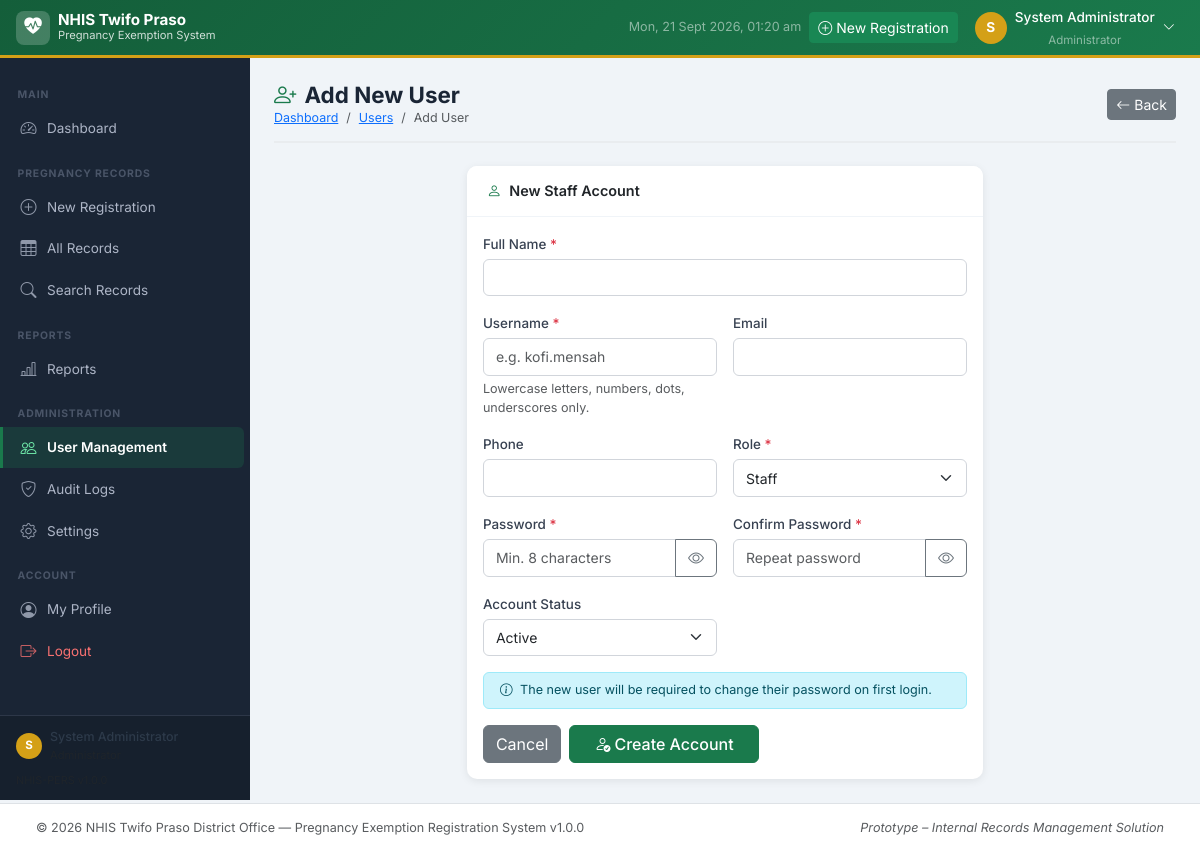
The page /admin/add_user.php (signed in) on the database its author committed.
### tables this page shows
CREATE TABLE IF NOT EXISTS `users` (
  `id` INT(11) NOT NULL AUTO_INCREMENT,
  `full_name` VARCHAR(150) NOT NULL,
  `username` VARCHAR(80) NOT NULL,
  `email` VARCHAR(150) DEFAULT NULL,
  `password` VARCHAR(255) NOT NULL,
  `role_id` INT(11) NOT NULL DEFAULT 2,
  `phone` VARCHAR(20) DEFAULT NULL,
  `status` ENUM('active','inactive') NOT NULL DEFAULT 'active',
  `must_change_password` TINYINT(1) NOT NULL DEFAULT 0,
  `last_login` DATETIME DEFAULT NULL,
  `created_at` TIMESTAMP NOT NULL DEFAULT CURRENT_TIMESTAMP,
  `updated_at` TIMESTAMP NOT NULL DEFAULT CURRENT_TIMESTAMP ON UPDATE CURRENT_TIMESTAMP,
  PRIMARY KEY (`id`),
  UNIQUE KEY `uq_username` (`username`),
  KEY `fk_users_role` (`role_id`),
  CONSTRAINT `fk_users_role` FOREIGN KEY (`role_id`) REFERENCES `roles` (`id`) ON UPDATE CASCADE
);

CREATE TABLE IF NOT EXISTS `roles` (
  `id` INT(11) NOT NULL AUTO_INCREMENT,
  `role_name` VARCHAR(50) NOT NULL,
  `description` VARCHAR(255) DEFAULT NULL,
  `created_at` TIMESTAMP NOT NULL DEFAULT CURRENT_TIMESTAMP,
  PRIMARY KEY (`id`),
  UNIQUE KEY `uq_role_name` (`role_name`)
);

CREATE TABLE IF NOT EXISTS `system_settings` (
  `id` INT(11) NOT NULL AUTO_INCREMENT,
  `setting_key` VARCHAR(100) NOT NULL,
  `setting_value` TEXT DEFAULT NULL,
  `description` VARCHAR(255) DEFAULT NULL,
  `updated_by` INT(11) DEFAULT NULL,
  `updated_at` TIMESTAMP NOT NULL DEFAULT CURRENT_TIMESTAMP ON UPDATE CURRENT_TIMESTAMP,
  PRIMARY KEY (`id`),
  UNIQUE KEY `uq_setting_key` (`setting_key`)
);

### includes/auth.php (called while the page is built, shortened)
<?php
require_once __DIR__ . '/functions.php';
function getCurrentUser(): ?array {
    $pdo  = getDBConnection();
    $stmt = $pdo->prepare(
        "SELECT u.*, r.role_name FROM users u
         JOIN roles r ON u.role_id = r.id
         WHERE u.id = :id LIMIT 1"
    );
    $stmt->execute([':id' => $_SESSION['user_id']]);
    return $stmt->fetch() ?: null;
}

### includes/functions.php (called while the page is built, shortened)
<?php
function getSetting(string $key, string $default = ''): string {
    $pdo  = getDBConnection();
    $stmt = $pdo->prepare("SELECT setting_value FROM system_settings WHERE setting_key = :key LIMIT 1");
    $stmt->execute([':key' => $key]);
    $val  = $stmt->fetchColumn();
    return ($val !== false) ? $val : $default;
}

### admin/add_user.php (the view, shortened to what this page needs)
<?php
require_once __DIR__ . '/../includes/auth.php';
$pdo       = getDBConnection();
$formData  = [];
$roles = $pdo->query("SELECT * FROM roles ORDER BY id")->fetchAll();
include __DIR__ . '/../includes/header.php';
include __DIR__ . '/../includes/sidebar.php';
?>
<div class="nhis-content">
    <div class="page-header d-flex align-items-center justify-content-between">
        <div>
            <h1><i class="bi bi-person-plus me-2 text-nhis"></i>Add New User</h1>
            <nav aria-label="breadcrumb">
                <ol class="breadcrumb mb-0">
                    <li class="breadcrumb-item"><a href="<?= BASE_URL ?>/dashboard.php">Dashboard</a></li>
                    <li class="breadcrumb-item"><a href="<?= BASE_URL ?>/admin/users.php">Users</a></li>
                    <li class="breadcrumb-item active">Add User</li>
                </ol>
            </nav>
        </div>
        <a href="<?= BASE_URL ?>/admin/users.php" class="btn btn-secondary btn-sm">
            <i class="bi bi-arrow-left me-1"></i>Back
        </a>
    </div>
    <div class="row justify-content-center">
        <div class="col-lg-7">
            <div class="card">
                <div class="card-header"><i class="bi bi-person me-2 text-nhis"></i>New Staff Account</div>
                <div class="card-body">
                    <form method="POST" action="" class="needs-validation" novalidate>
                        <div class="row g-3">
                            <div class="col-12">
                                <label class="form-label">Full Name <span class="required-star">*</span></label>
                                <input type="text" class="form-control" name="full_name" required maxlength="150"
                                       value="<?= htmlspecialchars($formData['full_name'] ?? '') ?>">
                            </div>
                            <div class="col-md-6">
                                <label class="form-label">Username <span class="required-star">*</span></label>
                                <input type="text" class="form-control" name="username" required maxlength="80"
                                       value="<?= htmlspecialchars($formData['username'] ?? '') ?>"
                                       placeholder="e.g. kofi.mensah">
                                <div class="form-text">Lowercase letters, numbers, dots, underscores only.</div>
                            </div>
                            <div class="col-md-6">
                                <label class="form-label">Email</label>
                                <input type="email" class="form-control" name="email" maxlength="150"
                                       value="<?= htmlspecialchars($formData['email'] ?? '') ?>">
                            </div>
                            <div class="col-md-6">
                                <label class="form-label">Phone</label>
                                <input type="text" class="form-control" name="phone" data-phone maxlength="15"
                                       value="<?= htmlspecialchars($formData['phone'] ?? '') ?>">
                            </div>
                            <div class="col-md-6">
                                <label class="form-label">Role <span class="required-star">*</span></label>
                                <select class="form-select" name="role_id" required>
                                    <?php foreach ($roles as $r): ?>
                                    <option value="<?= $r['id'] ?>" <?= (($formData['role_id'] ?? 2) == $r['id']) ? 'selected' : '' ?>>
                                        <?= htmlspecialchars($r['role_name']) ?>
                                    </option>
                                    <?php endforeach; ?>
                                </select>
                            </div>
                            <div class="col-md-6">
                                <label class="form-label">Password <span class="required-star">*</span></label>
                                <div class="input-group">
                                    <input type="password" class="form-control" name="password" id="newPw"
                                           required minlength="8" placeholder="Min. 8 characters">
                                    <button class="btn btn-outline-secondary" type="button" onclick="togglePw('newPw','newPwIcon')">
                                        <i class="bi bi-eye" id="newPwIcon"></i>
                                    </button>
                                </div>
                            </div>
                            <div class="col-md-6">
                                <label class="form-label">Confirm Password <span class="required-star">*</span></label>
                                <div class="input-group">
                                    <input type="password" class="form-control" name="password2" id="newPw2"
                                           required minlength="8" placeholder="Repeat password">
                                    <button class="btn btn-outline-secondary" type="button" onclick="togglePw('newPw2','newPw2Icon')">
                                        <i class="bi bi-eye" id="newPw2Icon"></i>
                                    </button>
                                </div>
                            </div>
                            <div class="col-md-6">
                                <label class="form-label">Account Status</label>
                                <select class="form-select" name="status">
                                    <option value="active" <?= (($formData['status'] ?? 'active') === 'active') ? 'selected' : '' ?>>Active</option>
                                </select>
                            </div>
                        </div>
                        <div class="alert alert-info mt-3 py-2 small">
                            <i class="bi bi-info-circle me-1"></i>
                            The new user will be required to change their password on first login.
                        </div>
                        <div class="d-flex gap-2 mt-3">
                            <a href="<?= BASE_URL ?>/admin/users.php" class="btn btn-secondary">Cancel</a>
                            <button type="submit" class="btn btn-nhis-primary px-4">
                                <i class="bi bi-person-check me-1"></i>Create Account
                            </button>
                        </div>
                    </form>
                </div>
            </div>
        </div>
    </div>
</div>
<?php include __DIR__ . '/../includes/footer.php'; ?>

### includes/header.php (shortened to what this page needs)
<?php
$currentUser = getCurrentUser();
?>
<!DOCTYPE html>
<html lang="en">
<head>
    <link href="https://cdn.jsdelivr.net/npm/bootstrap@5.3.2/dist/css/bootstrap.min.css" rel="stylesheet">
    <link href="https://cdn.jsdelivr.net/npm/bootstrap-icons@1.11.3/font/bootstrap-icons.min.css" rel="stylesheet">
    <link href="<?= BASE_URL ?>/assets/css/style.css" rel="stylesheet">
</head>
<body>
<nav class="navbar navbar-expand-lg navbar-dark nhis-topbar fixed-top">
    <div class="container-fluid px-3">
        <a class="navbar-brand d-flex align-items-center gap-2" href="<?= BASE_URL ?>/dashboard.php">
            <div class="nhis-brand-icon">
                <i class="bi bi-heart-pulse-fill"></i>
            </div>
            <div class="d-none d-md-block">
                <div class="fw-700 lh-1" style="font-size:0.95rem;">NHIS Twifo Praso</div>
                <div style="font-size:0.7rem;opacity:0.8;font-weight:400;">Pregnancy Exemption System</div>
            </div>
        </a>
        <div class="ms-auto d-flex align-items-center gap-2">
            <span class="d-none d-lg-block text-white-50 small" id="topDateTime"></span>
            <a href="<?= BASE_URL ?>/pregnancy/add.php" class="btn btn-sm btn-success d-none d-md-flex align-items-center gap-1">
                <i class="bi bi-plus-circle"></i> New Registration
            </a>
            <div class="dropdown">
                <button class="btn btn-sm btn-link text-white d-flex align-items-center gap-2 text-decoration-none" data-bs-toggle="dropdown" aria-expanded="false">
                    <div class="nhis-avatar"><?= strtoupper(substr($currentUser['full_name'] ?? 'U', 0, 1)) ?></div>
                    <span class="d-none d-lg-block">
                        <span class="fw-500" style="font-size:0.85rem;"><?= htmlspecialchars($currentUser['full_name'] ?? '') ?></span>
                        <br><span class="text-white-50" style="font-size:0.72rem;"><?= htmlspecialchars($currentUser['role_name'] ?? '') ?></span>
                    </span>
                    <i class="bi bi-chevron-down small"></i>
                </button>
            </div>
        </div>
    </div>
</nav>
<div class="nhis-wrapper">

### includes/footer.php (shortened to what this page needs)
    </div>
<footer class="nhis-footer">
    <div class="container-fluid">
        <div class="row align-items-center">
            <div class="col-md-6">
                <span class="text-muted small">
                    &copy; <?= date('Y') ?>
                    <?= getSetting('office_name', 'NHIS Twifo Praso District Office') ?>
                    &mdash; Pregnancy Exemption Registration System v<?= APP_VERSION ?>
                </span>
            </div>
            <div class="col-md-6 text-md-end">
                <span class="text-muted small">
                    <em>Prototype &ndash; Internal Records Management Solution</em>
                </span>
            </div>
        </div>
    </div>
</footer>
</body>
</html>

### assets/css/style.css (style rules this page uses)
:root { --nhis-green: #1a7a4c; --nhis-green-dark: #145e3a; --nhis-green-light: #e8f5ee; --nhis-gold: #d4a017; --nhis-sidebar-w: 250px; --nhis-topbar-h: 58px; --nhis-footer-h: 46px; --nhis-sidebar-bg: #1a2535; --nhis-sidebar-txt: #adb5c6; --nhis-sidebar-active: #1a7a4c; --body-bg: #f0f4f8; --card-shadow: 0 2px 8px rgba(0,0,0,.08); --radius: 10px; }
*, *::before, *::after { box-sizing: border-box; }
body { font-family: 'Inter', 'Segoe UI', sans-serif; background: var(--body-bg); color: #2d3a4a; font-size: 0.9rem; line-height: 1.5; }
.fw-500 { font-weight: 500; }
.fw-700 { font-weight: 700; }
.nhis-topbar { background: linear-gradient(135deg, var(--nhis-green-dark) 0%, var(--nhis-green) 100%); height: var(--nhis-topbar-h); z-index: 1050; border-bottom: 3px solid var(--nhis-gold); padding: 0 !important; }
.nhis-brand-icon { width: 34px; height: 34px; background: rgba(255,255,255,0.2); border-radius: 8px; display: flex; align-items: center; justify-content: center; font-size: 1.1rem; flex-shrink: 0; }
.nhis-avatar { width: 32px; height: 32px; background: var(--nhis-gold); color: #fff; border-radius: 50%; display: flex; align-items: center; justify-content: center; font-size: 0.85rem; font-weight: 700; flex-shrink: 0; }
.nhis-wrapper { display: flex; padding-top: var(--nhis-topbar-h); min-height: 100vh; }
.nhis-content { margin-left: var(--nhis-sidebar-w); flex: 1; padding: 1.5rem; min-width: 0; padding-bottom: calc(var(--nhis-footer-h) + 1.5rem); }
.nhis-footer { position: fixed; bottom: 0; left: 0; right: 0; height: var(--nhis-footer-h); background: #fff; border-top: 1px solid #dee2e6; display: flex; align-items: center; padding: 0 1.5rem; z-index: 900; }
.page-header { margin-bottom: 1.4rem; padding-bottom: 0.85rem; border-bottom: 2px solid #e9ecef; }
.page-header h1 { font-size: 1.4rem; font-weight: 700; color: #1a2535; margin: 0; }
.page-header .breadcrumb { font-size: 0.78rem; margin: 0; }
.card { border: none; border-radius: var(--radius); box-shadow: var(--card-shadow); background: #fff; }
.card-header { background: #fff; border-bottom: 1px solid #f0f4f8; font-weight: 600; padding: 0.9rem 1.25rem; border-radius: var(--radius) var(--radius) 0 0 !important; }
.form-label { font-weight: 500; font-size: 0.84rem; color: #374151; margin-bottom: 0.3rem; }
.form-control, .form-select { border: 1px solid #d1d5db; border-radius: 6px; font-size: 0.875rem; padding: 0.45rem 0.75rem; transition: border-color .15s, box-shadow .15s; }
.required-star { color: #dc3545; }
.btn-nhis-primary { background: var(--nhis-green); border-color: var(--nhis-green); color: #fff; font-weight: 500; }
.text-nhis { color: var(--nhis-green) !important; }

### rows shown on the page
users: full_name "S", full_name "System Administrator", role.role_name "Administrator"
system_settings: setting_value "NHIS Twifo Praso District Office"

### other values the page prints
substr($_SESSION['full_name'] ?? 'U', 0, 1) "S"
$_SESSION['full_name'] "System Administrator"
APP_VERSION "1.0.0"
form field role_id "Staff"
